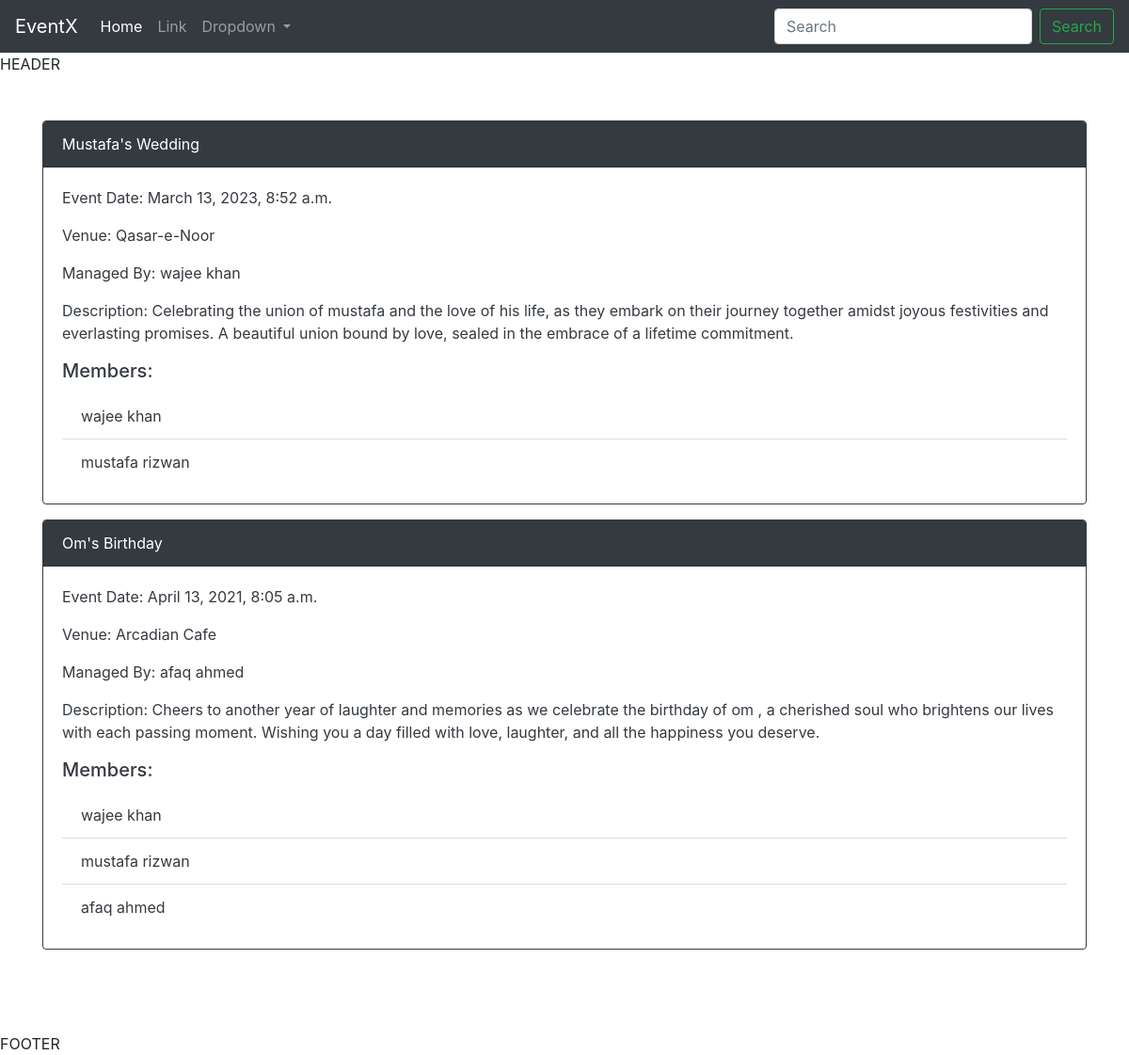
The page / on the database its author committed.
### events/models.py (models this page shows, shortened)
class Event(models.Model):
    name=models.CharField(max_length=120)
    event_date=models.DateTimeField()
    venue=models.ForeignKey(Venue,on_delete=models.CASCADE,blank=True,null=True)
    manager=models.CharField(max_length=120)
    description=models.TextField()
    members=models.ManyToManyField(Member,blank=True)

class Venue(models.Model):
    name=models.CharField(max_length=120)
    address=models.CharField(max_length=120)
    zip_code=models.CharField(max_length=120)
    phone=models.CharField(max_length=12)
    web=models.URLField()
    email_address=models.EmailField()
    def __str__(self):
        return self.name

class Member(models.Model):
    first_name=models.CharField(max_length=120)
    last_name=models.CharField(max_length=120)
    email_address=models.EmailField()

### events/views.py (the view)
# urls.py: path('',views.home,name='home'),
def home(request):
    name="view the events here ..."
    event_list=Event.objects.all()
    return render(request,'events/base.html',{
        'name':name,
        'event_list':event_list
    })

### events/templates/events/base.html (shortened to what this page needs)
<!DOCTYPE html>
<html lang="en">
<head>
    <link rel="stylesheet" href="https://cdn.jsdelivr.net/npm/bootstrap@4.4.1/dist/css/bootstrap.min.css">
</head>
<body>
    {%include 'events/nav.html' %}
    HEADER <br><br><br>
    {%include 'events/home.html' %}
    <br><br><br>
        FOOTER
</body>
</html>

### events/templates/events/nav.html (shortened to what this page needs)
<nav class="navbar navbar-expand-lg navbar-dark bg-dark">
    <a class="navbar-brand"  href="{%url 'home'  %}">EventX</a>
    <div class="collapse navbar-collapse" id="navbarSupportedContent">
      <ul class="navbar-nav mr-auto">
        <li class="nav-item active">
          <a class="nav-link" href="{%url 'home'  %}">Home <span class="sr-only">(current)</span></a>
        </li>
        <li class="nav-item">
          <a class="nav-link" href="#">Link</a>
        </li>
        <li class="nav-item dropdown">
          <a class="nav-link dropdown-toggle" href="#" id="navbarDropdown" role="button" data-toggle="dropdown" aria-haspopup="true" aria-expanded="false">
            Dropdown
          </a>
        </li>
      </ul>
      <form class="form-inline my-2 my-lg-0">
        <input class="form-control mr-sm-2" type="search" placeholder="Search" aria-label="Search">
        <button class="btn btn-outline-success my-2 my-sm-0" type="submit">Search</button>
      </form>
    </div>
  </nav>

### events/templates/events/home.html
{% for event in event_list %}
<div class="container">
  <div class="row justify-content-center">
    <div class="col-lg-12 col-md-12">
      <div class="card text-dark bg-white border-dark mb-3">
        <div class="card-header bg-dark text-white">{{ event.name }}</div>
        <div class="card-body">
          <p class="card-text">Event Date: {{ event.event_date }}</p>
          <p class="card-text">Venue: {{ event.venue }}</p>
          <p class="card-text">Managed By: {{ event.manager }}</p>
          <p class="card-text">Description: {{ event.description }}</p>
          <h5 class="card-title">Members:</h5>
          <ul class="list-group list-group-flush">
          {% for member in event.members.all %}
              <li class="list-group-item">{{ member.first_name }} {{ member.last_name }}</li>
          {% endfor %}
          </ul>
        </div>
      </div>
    </div>
  </div>
</div>
{% endfor %}

### rows shown on the page
Event: name "Mustafa's Wedding", event_date "March 13, 2023, 8:52 a.m.", venue "Qasar-e-Noor", manager "wajee khan", description "Celebrating the union of mustafa and the love of his life, as they embark on their journey together amidst joyous festivities and everlasting promises. A beautiful union bound by love, sealed in the embrace of a lifetime commitment."
Member: first_name "wajee", last_name "khan"
Member: first_name "mustafa", last_name "rizwan"
Event: name "Om's Birthday", event_date "April 13, 2021, 8:05 a.m.", venue "Arcadian Cafe", manager "afaq ahmed", description "Cheers to another year of laughter and memories as we celebrate the birthday of om , a cherished soul who brightens our lives with each passing moment. Wishing you a day filled with love, laughter, and all the happiness you deserve."
Member: first_name "afaq", last_name "ahmed"
